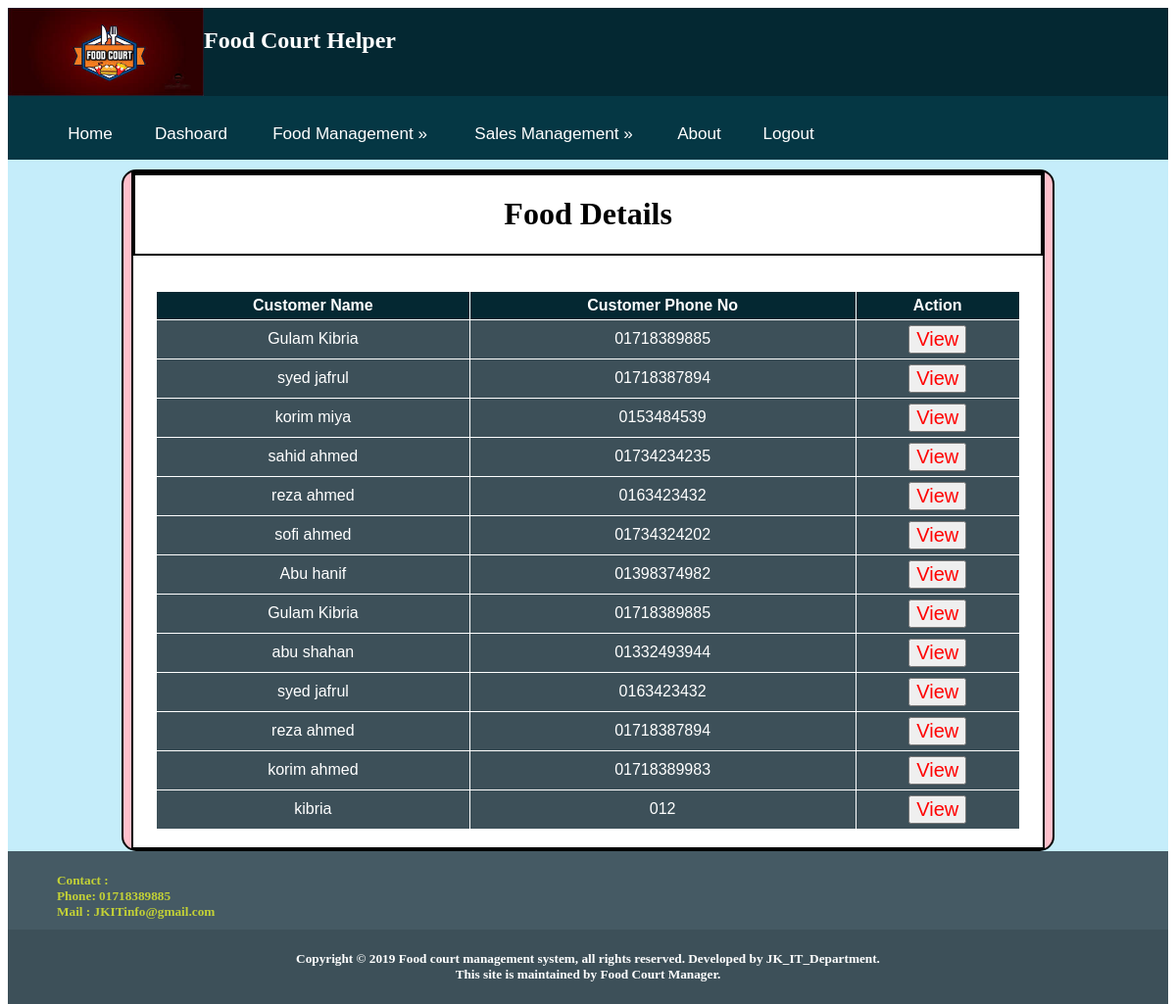
/main/salesDetails.php (signed in), run on the app's committed database.
### tables this page shows
CREATE TABLE `sales_details` (
  `c_name` varchar(222) NOT NULL,
  `id` int(11) NOT NULL,
  `c_phone` varchar(222) NOT NULL,
  `p_name` varchar(222) NOT NULL,
  `p_company` varchar(222) NOT NULL,
  `p_cost` int(11) NOT NULL,
  `p_quantity` int(11) NOT NULL
);

### main/include/Database.php (called while the page is built, shortened)
<?php
	Class Database{
	 public $host   = DB_HOST;
	 public $user   = DB_USER;
	 public $pass   = DB_PASS;
	 public $dbname = DB_NAME;
	 public $link;
	private function connectDB(){
		 $this->link = new mysqli($this->host, $this->user, $this->pass,$this->dbname);
	 }
	public function select($query){
		  $result = $this->link->query($query) or die($this->link->error.__LINE__);
		  if($result->num_rows > 0){
			return $result;
		  } else {
				return false;
		  }
	 }
}

### main/salesDetails.php (the view, shortened to what this page needs)
<?php
    include ("include/Database.php");
 ?>
<?php
	$db= new Database();
	$query= "select * from sales_details";
	$read= $db->select($query);
 ?>
<!DOCTYPE html>
<html>
	<head>
		<link rel="stylesheet" type="text/css" href="style.css">
	</head>
	<body>
		<div class="full_height">
			<div class="Head">
				<?php
					include ("include/headermain.php");
				?>
				<div id="Head2">
					<ul>
                    <li><a href="Home.php">Home</a></li>
                    <li><a href="Dashoard.php">Dashoard</a></li>
					<li><a href="#">Food Management &raquo;</a>
					</li>
                    <li><a href="#">Sales Management &raquo;</a>
                    </li>
					<li><a href="About.php">About</a></li>
                    <li> <a href="?logout=true"><span>Logout</span></a></li>
					</ul>
				</div>
			</div>
			<div class="Feed">
				<div class="addFood">
					<form align="center" action="" method="post" >
						<div class="addFood1">
							<div class="foodDetails_titel">
								<h1 style="color:black;">Food Details</h1>
							</div>
								<div id = "tab">
								<br><br>
								<table style="margin:0 auto;">
                                <tr>
                                    <th>Customer Name</th>
                                    <th>Customer Phone No</th>
                                    <th> Action</th>
                                </tr>
                                <?php if($read){?>
                                <?php while($row =$read->fetch_assoc()){?>
                                <tr>
                                    <td><?php echo $row['c_name'] ?></td>
									<td><?php echo $row['c_phone'] ?></td>
                                    <td><button><a style="text-decoration:none;color:red;font-size:20px;" href="updatesalesdetails.php?id=<?php echo urlencode($row['id']);?>">View</a></button></td>
                                </tr>
                                <?php } ?>
                                <?php } else{ ?>
                                <p>Data is not avilable !!</p>
                                <?php } ?>
								</table>
							<br>
							</div>
						</div>
					</form>
				</div>
			</div>
			<?php
				include ("include/footer.php");
			?>
		</div>
	</body>
</html>

### main/Style.css (style rules this page uses)
.full_height { height:auto; min-width:300px; max-width: 1600px; min-height: 550; max-height: 1700px; }
.Head { width:100%; min-width:300px; height:auto; background:#042832; color:white; float:left; }
#Head2 { width:100%; height:auto; background:#053744; color:white; float:left; }
#Head2 a { display: block; color:white; text-decoration: none; height: 25px; transition:1s; transform:scale(.95); }
#Head2 ul { list-style-type: none; background-color: #fff; z-index:999; }
#Head2 ul li { float: left; position: relative; }
#Head2 ul li:last-child { border-right: none; }
#Head2 ul li a { text-decoration: none; font-size: 18px; color:#fff; display: block; padding: 12px 20px; font-family:arial; }
.Feed { width:100%; height:auto; min-height:500px; background:#c5edfa; color:white; overflow: hidden; min-width:300px; }
.addFood { background: pink; color: white; height: auto; border-radius:15px; width: 80%; margin:0 auto; margin-top:10px; border:2px solid black; }
.addFood1 { width: 98%; height: auto; background: white; border:2px solid black; margin: 0 auto; }
.foodDetails_titel { width: 99.6%; color:black; height: auto; background: white; border:2px solid black; margin: 0 auto; }
#tab { width: 100%; height: auto; background: white; overflow: hidden; }
#tab table { color: white; width: 95%; font-family: arial, sans-serif; border-collapse:collapse; text-align: center; }
#tab table td, th { border: 1px solid white; padding: 5px; }
#tab table th { background-color: #042832; }
#tab table td { background-color: #3D5059; }

### data on the page
sales_details: c_name "Gulam Kibria", c_phone "01718389885"
sales_details: c_name "syed jafrul", c_phone "01718387894"
sales_details: c_name "korim miya", c_phone "0153484539"
sales_details: c_name "sahid ahmed", c_phone "01734234235"
sales_details: c_name "reza ahmed", c_phone "0163423432"
sales_details: c_name "sofi ahmed", c_phone "01734324202"
sales_details: c_name "Abu hanif", c_phone "01398374982"
sales_details: c_name "Gulam Kibria", c_phone "01718389885"
sales_details: c_name "abu shahan", c_phone "01332493944"
sales_details: c_name "syed jafrul", c_phone "0163423432"
sales_details: c_name "reza ahmed", c_phone "01718387894"
sales_details: c_name "korim ahmed", c_phone "01718389983"
sales_details: c_name "kibria", c_phone "012"
